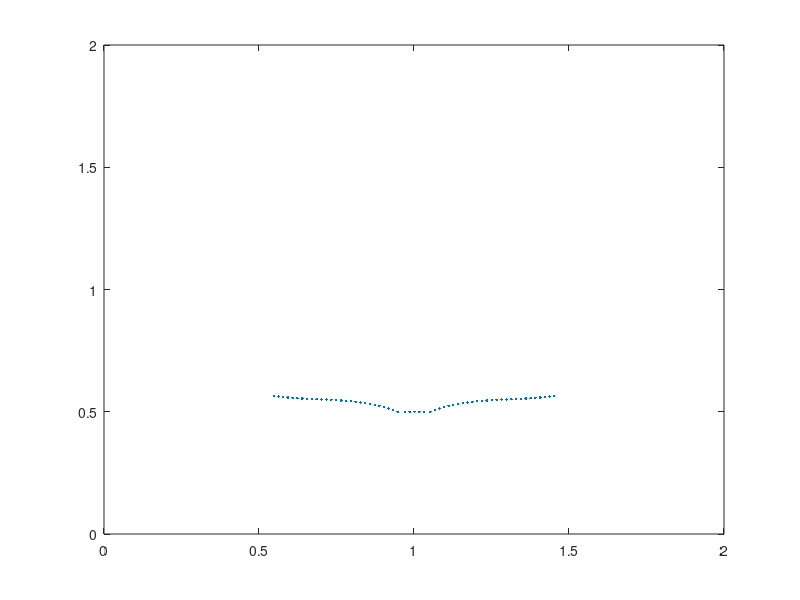

The MATLAB source for this figure:
%-------------------------------------------------------------------------------------------------------------------%
%
% IB2d is an Immersed Boundary Code (IB) for solving fully coupled non-linear 
% 	fluid-structure interaction models. This version of the code is based off of
%	Peskin's Immersed Boundary Method Paper in Acta Numerica, 2002.
%
% Author: Nicholas A. Battista
% Email:  battistn@tcnj.edu
% Date Modified: April 2021
% Current Institution: TCNJ
% IB2d Date Created: May 27th, 2015
% Institution Created: UNC-CH
%
% This code is capable of creating Lagrangian Structures using:
% 	1. Springs
% 	2. Beams (torsional springs or non-invariant beams)
% 	3. Target Points
%	4. Muscle-Model (combined Force-Length-Velocity model, "HIll+(Length-Tension)")
%
% One is able to update those Lagrangian Structure parameters, e.g., spring constants, resting lengths, etc
% 
% There are a number of built in Examples, mostly used for teaching purposes. 
% 
% If you would like us to add a specific muscle model, please let Nick (battistn@tcnj.edu) know.
%
%--------------------------------------------------------------------------------------------------------------------%

%%%%%%%%%%%%%%%%%%%%%%%%%%%%%%%%%%%%%%%%%%%%%%%%%%%%%%%%%%%%%%%%%%%%%%%%%%%
%
% FUNCTION: creates the input files (.vertex, .target, etc.) for the 
%           Coral polyp example
%
%   Authors: Dr. Matea Santiago, Dr. Shilpa Khatri
%   Created: March 2021
%   Modified: July 2021 (by Dr. Nick Battista)
%
%%%%%%%%%%%%%%%%%%%%%%%%%%%%%%%%%%%%%%%%%%%%%%%%%%%%%%%%%%%%%%%%%%%%%%%%%%%

function Coral_Geometry()

Lx = 2;    % Length of horizontal domain
Ly = 5;    % Length of vertical domain 
Nx = 64;  % Resolution in horizontal direction
Ny = 160;  % Resolution in vertical direction
dx=Lx/Nx;  % Grid spacing in horizontal direction
dy=Ly/Ny;  % Grid spacing in vertical direction

dt=2.5e-4;  % Time-step
tf=18.9;    % Final time in simulation
t=dt:dt:tf; % Vector of times

%----------------------------------
% Structure name for input files
%----------------------------------
struct_name = 'coral'; % Name for .vertex, .spring, etc files.


%---------------------------------------------------------
% Give x and y positions for 1st state and # of points
%   on ONE tentacle
%---------------------------------------------------------
[x,y,N] = please_Give_Single_Polyp_Geometry(dx,dt,t);


fprintf('\nNumber of Pts. on ONE tentacle: %d\n',N);
fprintf('\nNumber of Pts. in full CORAL POLYP: %d\n\n',length(x));
fprintf('---> Make sure the UPDATE_TARGET_POINT_POSITIONS.m\n');
fprintf('     has the correct Nx and Lx\n');
fprintf('    (the same as in this file and input2d)\n\n');


% Prints .vertex file!
print_Lagrangian_Vertices(x,y,struct_name);

% Prints .target file!
k_Target = 8e5;
print_Lagrangian_Target_Pts(x,k_Target,struct_name);

% Prints Geometry Connections!
print_Geometry_Connections(x,struct_name);

% Call function for initial concentration
[Concentration,X,Y]= give_Me_Initial_Concentration(Lx,Ly,Nx,Ny,dx,dy,x,y);

% Prints .concentration file!
%kDiffusion = 1e-2;
print_Concentration_Info(Nx,Ny,Concentration,struct_name);





%%%%%%%%%%%%%%%%%%%%%%%%%%%%%%%%%%%%%%%%%%%%%%%%%%%%%%%%%%%%%%%%%%%%%%%%
%
% FUNCTION: prints VERTEX points to a file called corals.vertex
%
%%%%%%%%%%%%%%%%%%%%%%%%%%%%%%%%%%%%%%%%%%%%%%%%%%%%%%%%%%%%%%%%%%%%%%%%

function print_Lagrangian_Vertices(xLag,yLag,struct_name)

    N = length(xLag);

    vertex_fid = fopen([struct_name '.vertex'], 'w');

    fprintf(vertex_fid, '%d\n', N );

    %Loops over all Lagrangian Pts.
    for s = 1:N
        X_v = xLag(s);
        Y_v = yLag(s);
        fprintf(vertex_fid, '%1.16e %1.16e\n', X_v, Y_v);
    end

    fclose(vertex_fid); 
    
    
%%%%%%%%%%%%%%%%%%%%%%%%%%%%%%%%%%%%%%%%%%%%%%%%%%%%%%%%%%%%%%%%%%%%%%%%
%
% FUNCTION: prints Vertex points to a file called corals.vertex
%
%%%%%%%%%%%%%%%%%%%%%%%%%%%%%%%%%%%%%%%%%%%%%%%%%%%%%%%%%%%%%%%%%%%%%%%%

function print_Lagrangian_Target_Pts(xLag,k_Target,struct_name)

    N = length(xLag);

    target_fid = fopen([struct_name '.target'], 'w');

    fprintf(target_fid, '%d\n', N );

    %Loops over all Lagrangian Pts.
    for s = 1:N
        fprintf(target_fid, '%d %1.16e\n', s, k_Target);
    end

    fclose(target_fid); 



%%%%%%%%%%%%%%%%%%%%%%%%%%%%%%%%%%%%%%%%%%%%%%%%%%%%%%%%%%%%%%%%%%%%%%%%%%%
%
% FUNCTION: Reads in the vertices for one coral polyp
%
%%%%%%%%%%%%%%%%%%%%%%%%%%%%%%%%%%%%%%%%%%%%%%%%%%%%%%%%%%%%%%%%%%%%%%%%%%%

function [x,y,N] = please_Give_Single_Polyp_Geometry(h,dt,t)

xoffset = 1;   % To put geometry into QUADRANT-1
yoffset = 0.5; % To put geometry into QUADRANT-1
ds=h/2;        % Lagrangian point spacing

%-----------------------------------------------
% Note: (1) ds for stored data is 0.6/(2*1024)
%       (2) 'ratio' is comparing 1024:desired resolution
%-----------------------------------------------

%-----------------------------------------------
% Load prescribed position data for tentacles
%-----------------------------------------------
load('total_coeffs.mat')
load('coral_coeff_30.mat')
t=t/total_pulse;

%-----------------------------------------------
% Arclength
%-----------------------------------------------
s=(0:ds:total_meanL)/total_meanL;

%-----------------------------------------------
% Number of points on one tentacle
%-----------------------------------------------
N=length(s);


%-----------------------------------------------
% Set up interpolate state times
%-----------------------------------------------
c1vals=[];
c2vals=[];
tavgex=[t t(end)+dt];
tavg=(tavgex(2:end)+tavgex(1:end-1))/2;
tavg=[0 tavg];

%----------------------------------------------------------------
% Get interpolation polynomial coefficients to interpolate btwn
%      tentacle geometries
%-----------------------------------------------------------------
for indx1=1:4
    c1vals(:,indx1)=ppval(cs1(:,indx1),tavg);
    c2vals(:,indx1)=ppval(cs2(:,indx1),tavg);
end
C1=c1vals(1,:);
C2=c2vals(1,:);

%-----------------------------------------------
% Get LEFT tentacle interpolation states
%-----------------------------------------------
XbL_1=(C1(1)*s.^3+C1(2)*s.^2+C1(3)*s+C1(4));
YbL_1=(C2(1)*s.^3+C2(2)*s.^2+C2(3)*s+C2(4));

L_ten=sum(sqrt((XbL_1(2:end)-XbL_1(1:end-1)).^2 +(YbL_1(2:end)-YbL_1(1:end-1)).^2 ));

XbL=(C1(1)*s.^3+C1(2)*s.^2+C1(3)*s+C1(4))*total_meanL/L_ten+total_offset;
YbL=(C2(1)*s.^3+C2(2)*s.^2+C2(3)*s+C2(4))*total_meanL/L_ten;

%-------------------------------------------------------
% Set up symmetric RIGHT tentacle interpolation states
%-------------------------------------------------------
XbR=-XbL;
YbR=YbL;

%-------------------------------------------------------
% Setup polyp STEM geometry
%-------------------------------------------------------
XbStem=(XbR(1)+ds*3/2):ds:(XbL(1)-ds);
YbStem=(YbL(1))+0*XbStem;
Nstem=length(XbStem);

%-------------------------------------------------------
% Save positional state data to .mat files
%-------------------------------------------------------
save('cval.mat','c1vals','c2vals','Nstem','XbStem','YbStem')

%-------------------------------------------------------
% Setup FIRST state for coral polyp to begin simulation
%-------------------------------------------------------
x1=[flip(XbR) XbStem XbL];
y1=[flip(YbR) YbStem YbL];

%-------------------------------------------------------
% Put Geometry Together for One Polyp and translate 
%       to desired place in domain appropriately
%-------------------------------------------------------
x = x1+xoffset;
y = y1+yoffset;
plot(x,y,'.')
axis([0 2 0 2])
drawnow

%NOTE: (1) N here is the # of pts. on one arm (NOT ENTIRE POLYP)!!
%      (2) The geometry here is listed for 1024x1024 meshes -> will need
%          to take every 8 or 16 pts to render geometry usable for MATLAB
%          code


%%%%%%%%%%%%%%%%%%%%%%%%%%%%%%%%%%%%%%%%%%%%%%%%%%%%%%%%%%%%%%%%%%%%%%%%%%%
%
% FUNCTION: Reads in the # of vertex pts and all the vertex pts from the
%           .vertex file.
%
%%%%%%%%%%%%%%%%%%%%%%%%%%%%%%%%%%%%%%%%%%%%%%%%%%%%%%%%%%%%%%%%%%%%%%%%%%%

function [N,xLag,yLag] = read_Vertex_Points(struct_name)

filename = [struct_name '.vertex'];  %Name of file to read in
fileID = fopen(filename);

% Read in the file, use 'CollectOutput' to gather all similar data together
% and 'CommentStyle' to to end and be able to skip lines in file.
C = textscan(fileID,'%f %f','CollectOutput',1);


fclose(fileID);     %Close the data file.

vertices = C{1};    %Stores all read in data in vertices (N+1,2) array

N = vertices(1,1);  % # of Lagrangian Pts
xLag = zeros(N,1);  % Initialize storage for Lagrangian Pts.
yLag = xLag;        % Initialize storage for Lagrangian Pts.

for i=1:N
   xLag(i,1) = vertices(i+1,1); %Stores x-values of Lagrangian Mesh
   yLag(i,1) = vertices(i+1,2); %Stores y-values of Lagrangian Mesh
   
end

%%%%%%%%%%%%%%%%%%%%%%%%%%%%%%%%%%%%%%%%%%%%%%%%%%%%%%%%%%%%%%%%%%%%%%%%
%
% FUNCTION: prints CONCENTRATION INFO to file called
%           'struct_name'.concentration
%
%%%%%%%%%%%%%%%%%%%%%%%%%%%%%%%%%%%%%%%%%%%%%%%%%%%%%%%%%%%%%%%%%%%%%%%%
    
function print_Concentration_Info(Nx,Ny,C,struct_name)

    con_fid = fopen([struct_name '.concentration'], 'w');

%    fprintf(con_fid, '%d\n', kDiffusion );

    for i=1:Ny
        for j=1:Nx
            fprintf(con_fid, '%1.16e ', C(i,j) );
        end
        fprintf(con_fid,'\n');
    end    
    

%%%%%%%%%%%%%%%%%%%%%%%%%%%%%%%%%%%%%%%%%%%%%%%%%%%%%%%%%%%%%%%%%%%
%
% FUNCTION: print geometrical connections between adjacent 
%           Lagrangian points
%
%%%%%%%%%%%%%%%%%%%%%%%%%%%%%%%%%%%%%%%%%%%%%%%%%%%%%%%%%%%%%%%%%%%
    
function print_Geometry_Connections(xLag,struct_name)


    N = length(xLag); % Total # of Lag. Pts

    geo_fid = fopen([struct_name '.geo_connect'], 'w');

    % Loops over all Lagrangian Pts.
    for i = 1:N
        
        if i<N
            
            s1 = i;   
            s2 = i+1;
            fprintf(geo_fid, '%d %d\n', s1, s2);
            fprintf(geo_fid, '%d %d\n', s2, s1);
            
        end
        
    end


    fclose(geo_fid);

%%%%%%%%%%%%%%%%%%%%%%%%%%%%%%%%%%%%%%%%%%%%%%%%%%%%%%%%%%%%%%%%%%%
%
% FUNCTION: gives initial concentration in domain
%
%%%%%%%%%%%%%%%%%%%%%%%%%%%%%%%%%%%%%%%%%%%%%%%%%%%%%%%%%%%%%%%%%%%

function [C,X,Y] = give_Me_Initial_Concentration(Lx,Ly,Nx,Ny,dx,dy,xLag,yLag)

x = 0:dx:Lx-dx;
y = 0:dy:Ly-dy;

[X,Y]=meshgrid(x,y);

C=zeros(Ny,Nx);
